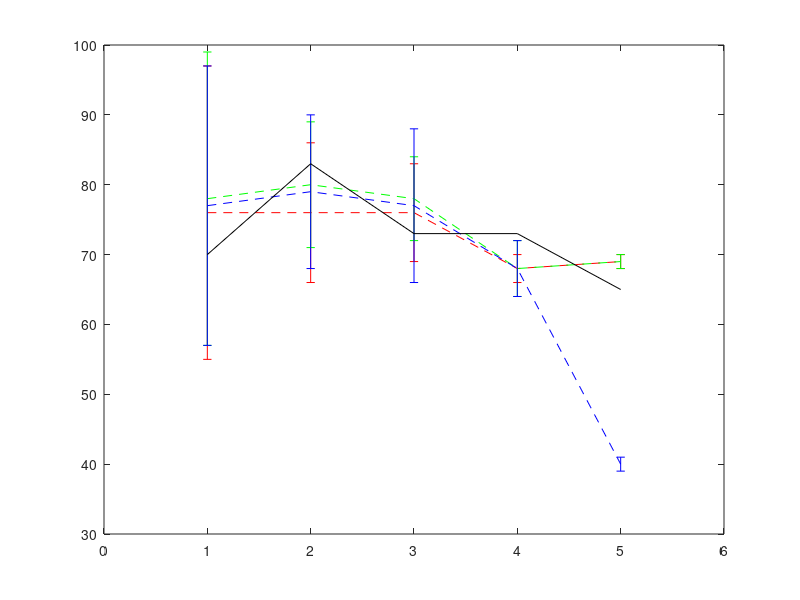

Here is the MATLAB script that generated this plot: (Note: this script raises an error after producing the figure.)
meanTBT = [
    75    74	67;
    72    71    106;
    86    81    106;
    69	  72    69;
    70    70	71];
meanTBG = [
    91    77    116;
    67    74	95;
    89    70    NaN;
    78    72	98;
    84    78	104];
meanRT = [
    76    85	98;
    65	  58	78;
    80	  57	97;
    81    53	80;
    98	  59    91];
meanRG = [
    86    68	87;
    93    57	114;
    39    41	52;
    67    66	86;
    67    50	96];
meanTDT = [
    76    78	77;
    76	  80	79;
    76    78	77;
    68    68	68;
    69    69	40];
meanHP = [
    78    82	46;
    111   95	152;
    90   102	NaN;
    90    98	NaN;
    112  111	127];
meanKF = [
    55    64	NaN;
    71    80	96;
    50    77	55;
    73    77	109;
    64 	  50	NaN];

stdTBT = [
     8     8	16;
     9    11	22;
    18     6	30;
    5	   4	4;
    4	   4	3];
stdTBG = [
    22    17	28;
    4      9	22;
    20    15	NaN;
    8     11	23;
    21    15	18];
stdRT = [
    14    20	20;
    18    12	15;
    16     9    24;
    23     8	30;
    25    12	22];
 stdRG = [
    18    13	22;
    27     9	22;
     2     2	14;
    15     9	16;
    18     6	26];
 stdTDT = [
    21   21    20;
    10    9    11;
     7    6    11;
     2    4		4;
     1    1		1];
 stdHP = [
    19   22	   28;
    17   25	   22;
    12    6	  NaN;
    11   18	  NaN;
    6     8	   19];
 stdKF = [
     7    9	  NaN;
    16   18	   23;
     9   19	   34;
    11   13    21;
    12   11	  NaN];

actualPulse = [
    76   71    73    74    70   103   72;
    75   72    76    72    83   102   68;   
    77   69    68    72    73    97   70;
    75   73    72    74    73    90   73;  
    73   76    72    72    65   124   71];

prompt = 'Velg situasjon [1-7]:\n1) Transmittans boks Torstein\n2) Transmittans boks Gaute\n3) Reflektans Torstein\n4) Reflektans Gaute\n5) Transmittans direkte \n6) H�y puls\n7) Kaldre fingre\n0) Avslutt\n';
while true
    
    sit = input(prompt);
    if sit >= 0 && sit <= 7
        clf
        set(gca, 'ColorOrder', [1 0 0; 0 1 0; 0 0 1],'NextPlot', 'replacechildren'); % RGB colors
        switch sit
            case 1
                errorbar(meanTBT,stdTBT,'--')
                hold on
                plot(actualPulse(:,sit),'k');
                %title('Transmittans boks person 1');
               
            case 2
                errorbar(meanTBG,stdTBG,'--')
                hold on
                plot(actualPulse(:,sit),'k');
                %title('Transmittans boks person 2');

            case 3
                errorbar(meanRT,stdRT,'--')
                hold on
                plot(actualPulse(:,sit),'k');
                %title('Reflektans person 1');

            case 4
                errorbar(meanRG,stdRG,'--')
                hold on
                plot(actualPulse(:,sit),'k');
                %title('Reflektans person 2');

            case 5
                errorbar(meanTDT,stdTDT,'--')
                hold on
                plot(actualPulse(:,sit),'k');
                %title('Transmittans direkte person 1');

            case 6
                errorbar(meanHP,stdHP,'--')
                hold on
                plot(actualPulse(:,sit),'k');
                %title('Høy puls person 1');
                
            case 7
                errorbar(meanKF,stdKF,'--')
                hold on
                plot(actualPulse(:,sit),'k');
                %title('Kalde fingre person 2');
                
            case 0
                close all
                break
        end
    end
    set(gca, 'ColorOrder', [1 0 0; 0 1 0; 0 0 1],'NextPlot', 'replacechildren'); % RGB colors
    ax=gca;
    ax.YGrid = 'on';
    ax.FontSize = 10; 
    xlabel('Måletilfelle','FontSize',14);
    ylabel('Puls [bpm]','FontSize',14);
    xlim([0.75 5.25]);
    box on
    xticks([1 2 3 4 5]);
    legend('Rød kanal','Grønn kanal','Blå kanal','Faktisk puls','Location','best','FontSize',14)
end